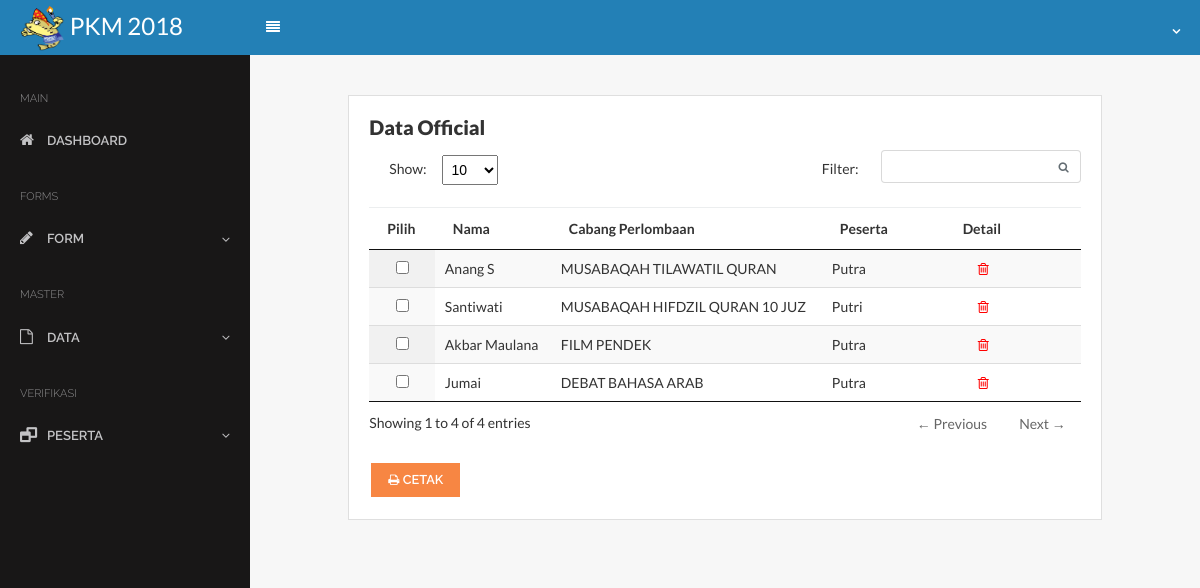
The page /_adm/daftar_official.php (signed in) on the database its author committed.
### tables this page shows
CREATE TABLE `official` (
  `id_official` varchar(6) NOT NULL,
  `id_cablom` varchar(6) NOT NULL,
  `nm_official` varchar(50) NOT NULL,
  `nip` int(12) NOT NULL,
  `no_hp` int(13) NOT NULL,
  `jenis_kelamin` varchar(9) NOT NULL,
  `tgl` date NOT NULL,
  `foto` varchar(100) NOT NULL
);

CREATE TABLE `cabang_lomba` (
  `id_cablom` varchar(6) NOT NULL,
  `id_ptki` varchar(6) NOT NULL,
  `nm_lomba` varchar(31) NOT NULL,
  `peserta_lomba` varchar(5) NOT NULL
);

### _adm/daftar_official.php (the view, shortened to what this page needs)
<?php
    require_once("../koneksi.php");
    if (isset($_SESSION['username'])){
?>
<!DOCTYPE HTML>
<html>
<head>
    <link rel="stylesheet" href="../css/tmp/bootstrap.css">
    <link rel="stylesheet" href="../css/tmp/core.css">
    <link rel="stylesheet" href="../css/tmp/components.css">
    <link rel="stylesheet" href="../icons/styles.min.css">
    <link rel="stylesheet" href="../css/tmp/jquery.dataTables.min.css">
    <link rel="stylesheet" href="../css/tmp/default.css">
    <link rel="stylesheet" href="../css/tmp/default.date.css">
</head>
<body>
    <nav class="navbar navbar-toggleable-md">
        <a class="navbar-brand logo" href="#">
            <h4 class="logos" style="color: white;">
                <img src="../img/logoPKM.png" alt="logo PKM" width="45" height="45">  PKM 2018
            </h4>
        </a>
        <div class="collapse navbar-collapse" id="navbarNav">
            <button class="sidebar-toggle btn btn-flat" id="toggle-sidebar-desktop">
                <span>
                    <i class="fa fa-align-justify"></i>
                </span>
            </button>
            <ul class="navbar-nav ml-auto">
                <li class="nav-item dropdown">
                    <a class="nav-link dropdown-toggle dropdown-has-after" href="http://example.com" id="navbarDropdownMenuLink" data-toggle="dropdown" aria-haspopup="true"
                        aria-expanded="false">
                    </a>
                </li>
            </ul>
        </div>
    </nav>
    <div class="page-container">
        <div class="page-content">
            <<div id="sidebar-main" class="sidebar sidebar-default">
                <div class="sidebar-content">
                    <?php include_once 'menu.php'; ?>
                </div>
            </div>
            <div class="content-wrapper">
                <div class="content">
                    <div class="row">
                        <div class="col-md-1"></div>
                        <div class="col-md-10">
                            <div class="card">
                                <div class="card-block">
                                    <h5 class="text-bold card-title">
                                        Data Official
                                    </h5>
                                    <form method="POST" action="cetak_official.php" target="_Blank">
                                        <table class="display datatable-pagination table table-stripped" cellspacing="0" width="100%">
                                            <thead>
                                                <tr>
                                                    <th>Pilih</th>
                                                    <th>Nama</th>
                                                    <th>Cabang Perlombaan</th>
                                                    <th>Peserta</th>
                                                    <th></th>
                                                    <th>Detail</th>
                                                </tr>
                                            </thead>
                                            <tbody>
                                            <?php
                                                $query = mysqli_query($koneksi,"SELECT official.`id_official`,official.`nm_official`,cabang_lomba.`nm_lomba`,cabang_lomba.`peserta_lomba` FROM official JOIN cabang_lomba ON official.`id_cablom` = cabang_lomba.`id_cablom`");
                                                    while ($data = mysqli_fetch_array($query)) {
                                                    $id = $data['id_official'];
                                            ?>
                                                <tr>
                                                    <td align="center"><input name="selector[]" type="checkbox" value="<?php echo $id; ?>"></td>
                                                    <td><?php echo $data['nm_official']; ?></td>
                                                    <td><?php echo $data['nm_lomba']; ?></td>
                                                    <td><?php echo $data['peserta_lomba']; ?></td>
                                                    <td><?php  ?></td>
                                                    <td>
                                                        <a data-id="<?php echo "$id"; ?>" data-toggle="modal" data-target="#hapus" style="margin-left: 20%;"><i class="fa fa-trash-o" data-toggle="tooltip" data-placement="right" title="Hapus" style="color: red"></i></a>
                                                    </td>
                                                </tr>
                                            <?php } ?>
                                            </tbody>
                                        </table>
                                        <button type="submit" class="btn btn-warning"><i class="fa fa-print"></i> CETAK</button>
                                    </form>
                                </div>
                            </div>
                        </div>
                    </div>
                </div>
            </div>
        </div>
</body>
</html>
<?php
  } else {
        header("location: login.php");
    }
?>

### css/tmp/core.css (style rules this page uses)
.btn { position: relative; margin: 2px; font-weight: bold; position: relative; font-size: 0.8rem; margin: 2px; font-weight: 600; font-family: 'Raleway', sans-serif; }
.btn > i { font-size: 12px; }
body, input, textarea, button { font-family: "Lato", sans-serif; }
.navbar { margin-bottom: 0; border-width: 1px 0; padding: 0; background-color: #2380B6; color: #fff; }
@media (min-width: 992px) { .navbar { padding-right: 20px; } }
.navbar > .navbar-brand { display: block; float: left; height: 50px; line-height: 36px; padding-left: 20px; min-width: 250px; margin-right: 0; }
.navbar .nav-link { color: #fff; padding: 1.2em 1em; font-size: 0.875rem; }
.navbar .navbar-nav .nav-item { font-weight: 600; font-family: "Raleway", sans-serif; }
.navbar .navbar-nav .nav-item > .nav-link { font-weight: 800; }
.dropdown-toggle { font-style: normal; font-weight: normal; text-align: center; }
.dropdown-toggle:after { content: '\f107'; font-family: 'FontAwesome'; display: inline-block; font-size: 13px; line-height: 1; -webkit-font-smoothing: antialiased; -moz-osx-font-smoothing: grayscale; border: none; width: 0; height: 0; margin-left: 0.3em; vertical-align: middle; margin-top: -7px; }
.card { margin-bottom: 20px; margin-top: 20px; color: #333; border-radius: 0; }

### css/tmp/components.css (style rules this page uses)
html, body { width: 100%; height: 100%; }
body { font-family: "Lato", sans-serif; font-size: 0.875rem !important; background-color: #f7f7f7; }
.page-container { position: relative; }
@media (min-width: 768px) { .page-container { display: table; table-layout: fixed; height: 100%; width: 100%; } }
@media (min-width: 768px) { .page-content { display: table-row; } }
.content { padding: 20px 20px; }
.content:after { content: ''; display: table; clear: both; }
.content-wrapper { padding-bottom: 1.33333; width: 100%; }
@media (min-width: 768px) { .content-wrapper { display: table-cell; vertical-align: top; } }
.sidebar { font-family: 'Raleway', sans-serif; font-size: 0.35rem; font-weight: 600; position: relative; background-color: #181717; color: #c3c3c5; }
@media (min-width: 768px) { .sidebar { display: table-cell; vertical-align: top; width: 250px; } }
.sidebar-default { z-index: 99; }
.sidebar-toggle { background-color: inherit; color: #fff; font-size: 0.875rem; margin: 0; padding: 15px 15px; outline: 0; }
.text-bold { font-weight: 800; }
table.dataTable thead th, table.dataTable thead td { border-bottom: 1px solid #eeeeef; }
table.dataTable thead .sorting { background-image: url("../../lib/img/sort_both.png"); }
table.dataTable thead .sorting_asc { background-image: url("../../lib/img/sort_asc.png"); }

### rows shown on the page
official: nm_official "Anang S", id_cablom.nm_lomba "MUSABAQAH TILAWATIL QURAN", id_cablom.peserta_lomba "Putra"
official: nm_official "Santiwati", id_cablom.nm_lomba "MUSABAQAH HIFDZIL QURAN 10 JUZ", id_cablom.peserta_lomba "Putri"
official: nm_official "Akbar Maulana", id_cablom.nm_lomba "FILM PENDEK", id_cablom.peserta_lomba "Putra"
official: nm_official "Jumai", id_cablom.nm_lomba "DEBAT BAHASA ARAB", id_cablom.peserta_lomba "Putra"
